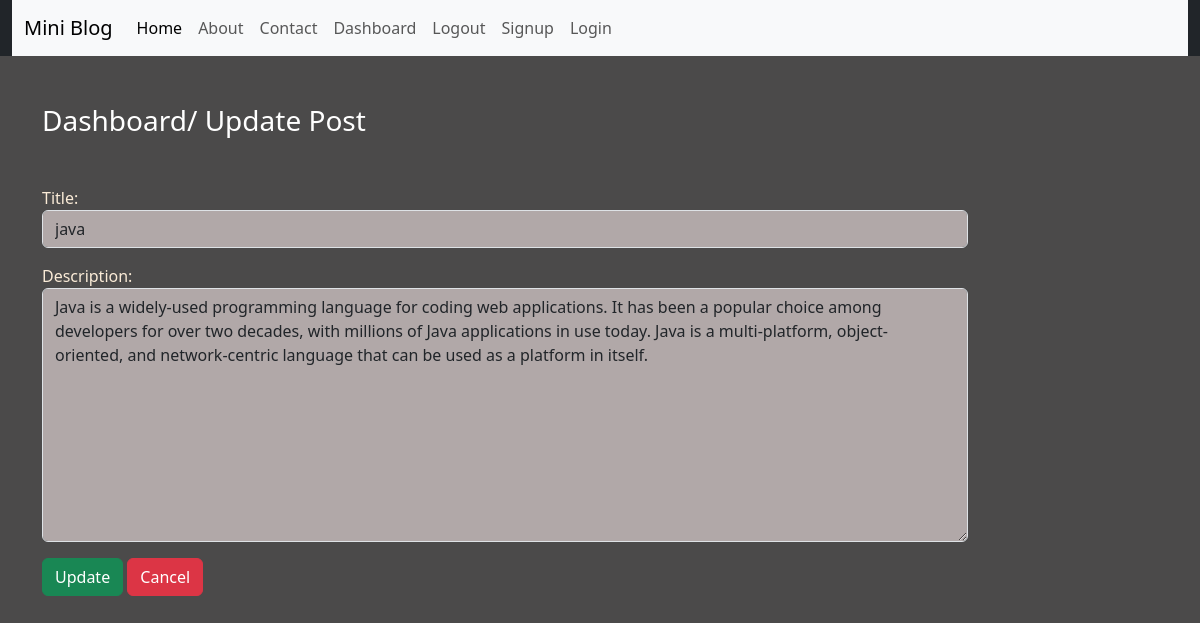
The page /updatepost/6/ (signed in) on the database its author committed.
### blog/models.py (models this page shows, shortened)
class Post(models.Model):
    title = models.CharField(max_length=150)
    desc = models.TextField()
    user_post = models.ForeignKey(User, on_delete=models.CASCADE)

### blog/views.py (the view)
# urls.py: path("updatepost/<int:id>/", views.update_post, name='updatepost'),
def update_post(request, id):
    if request.user.is_authenticated:
        if request.method == "POST":
            pi= Post.objects.get(pk=id)
            form = PostForm(request.POST, instance=pi)
            if form.is_valid:
                form.save()
                return redirect('dashboard')
        else:
            pi= Post.objects.get(pk=id)
            form = PostForm(instance=pi)
        return render(request, 'blog/updatepost.html', {'form':form})
    else:
        return HttpResponseRedirect('/login/')

### blog/forms.py
class PostForm(forms.ModelForm):
    class Meta:
        model = Post
        exclude = ['user_post']
        labels = {'title':'Title', 'desc':'Description'}
        widgets = {'title':forms.TextInput(attrs={'class':'form-control'}),
                   'desc':forms.Textarea(attrs={'class':'form-control'}),}

### blog/templates/blog/updatepost.html (shortened to what this page needs)
{% extends "blog/base.html" %}
{% load static %}
{% block content %}
<div class='col-sm-10'>
    <h3 class='text-white my-5'>Dashboard/ Update Post</h3>
    <form action="" method='POST' novalidate>
        {{form.as_p}}
        <input type="submit" value="Update" class='btn btn-success'>
        <a href="{% url "dashboard" %}" class='btn btn-danger'>Cancel</a>
    </form>
</div>
{% endblock content %}

### blog/static/blog/css/style.css (style rules this page uses)
body { background-color: rgb(75, 74, 74); color: antiquewhite; }
.form-control { background-color: rgb(177, 168, 168); }

### rows shown on the page
Post: title "java", desc "Java is a widely-used programming language for coding web applications. It has been a popular choice among developers for over two decades, with millions of Java applications in use today. Java is a multi-platform, object-oriented, and network-centric language that can be used as a platform in itself."
